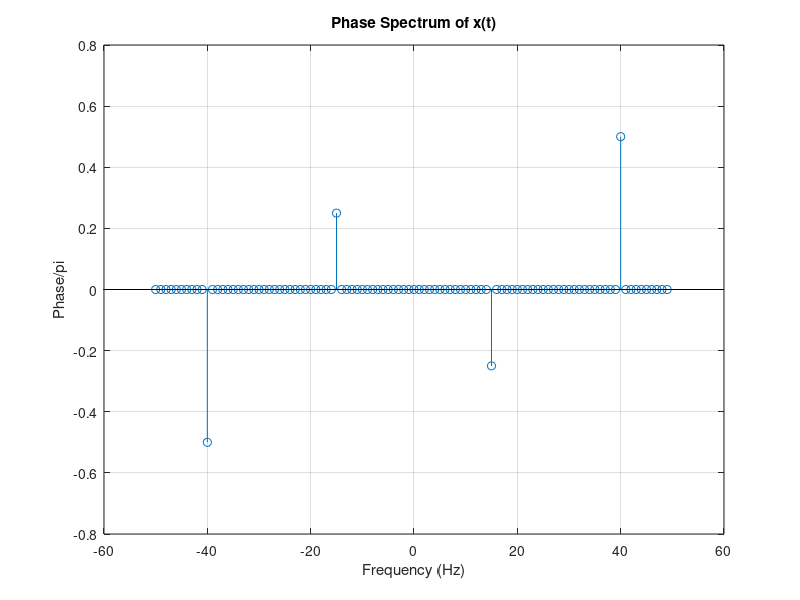

This figure's MATLAB source:
Fs = 100;
t = 0:1/Fs:1-1/Fs;
x = cos(2*pi*15*t - pi/4) + cos(2*pi*40*t + pi/2);

y = fft(x);
z = fftshift(y);

ly = length(y);
f = (-ly/2:ly/2-1)/ly*Fs;
stem(f,abs(z))
title("Double-Sided Amplitude Spectrum of x(t)")
xlabel("Frequency (Hz)")
ylabel("|y|")
grid

tol = 1e-6;
z(abs(z) < tol) = 0;

theta = angle(z);

stem(f,theta/pi)
title("Phase Spectrum of x(t)")
xlabel("Frequency (Hz)")
ylabel("Phase/\pi")
grid